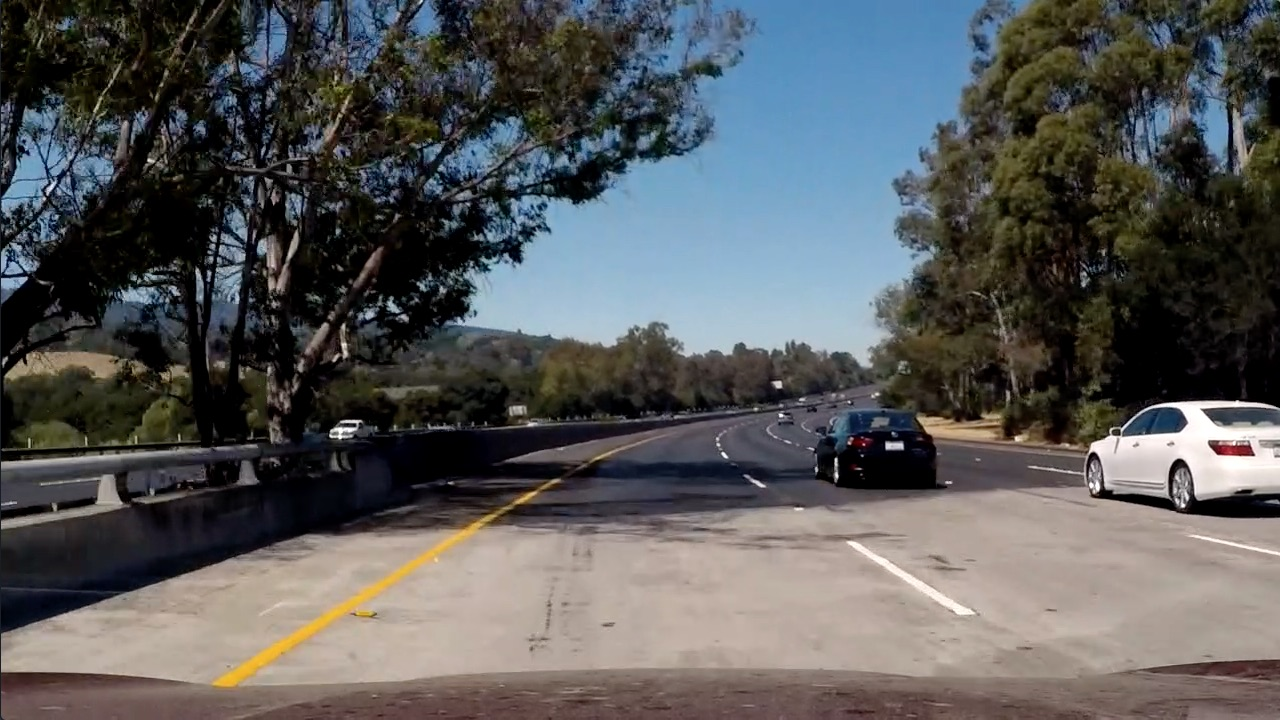
#> input picture 名企/week1/4/week1HomeWork/testImage/test5.jpg, 1280 x 720 px
$ jupyter execute --allow-errors week1homework.ipynb   (shell and % lines are left out)   (older library calls are emulated)
#> lines starting #> are read from the running program, lines starting #| are printed output that depends on the picture
#> further down, img is the input picture: shape (720, 1280, 3); mean B, G, R 89.8, 89.3, 88.5
[cell 1]
import cv2
import pandas
import matplotlib.pyplot as plt

## 作业1：下载tusimple数据集

直接在百度网盘上下载好了

## 作业2：完成相机标定与投射变换

#> (a cell that did not finish here is left out)

[cell 3]
# 相机标定使用 张正友标定法，参考链接：
# https://blog.csdn.net/qq_40369926/article/details/89251296
# https://blog.csdn.net/weixin_43842653/article/details/89288565?
# utm_medium=distribute.pc_relevant.none-task-blog-BlogCommendFromMachineLearnPai2-2.nonecase&depth_1-utm_source=distribute.
# pc_relevant.none-task-blog-BlogCommendFromMachineLearnPai2-2.nonecase
"""
相机校正
学会用棋盘格进行相机校正（张正友标定法）
熟悉opencv相关函数
cv2.findChessboardCorners
cv2.cornerSubPix
cv2.drawChessboardCorners
cv2.calibrateCamera
cv2.undistort
"""
import numpy as np
import cv2

def calibrate_camera():
    #每个校准图像映射到棋盘角的数量。注意棋盘角是棋盘的内角点，10 * 7个方框，其内角点个数为9 * 6
    # 共20张图片，故objPoints大小为 20 * 9 * 6
    objPoints = {
        1: (9, 6),
        2: (9, 6),
        3: (9, 6),
        4: (9, 6),
        5: (9, 6),
        6: (9, 6),
        7: (9, 6),
        8: (9, 6),
        9: (9, 6),
        10: (9, 6),
        11: (9, 6),
        12: (9, 6),
        13: (9, 6),
        14: (9, 6),
        15: (9, 6),
        16: (9, 6),
        17: (9, 6),
        18: (9, 6),
        19: (9, 6),
        20: (9, 6),
    }
    #目标点空间坐标
    obj3DList = []

    #图像中棋盘格中的2D点
    obj2DList = []

    for k in objPoints:
        nx, ny = objPoints[k]
        ######棋盘格对应3D坐标点，x为0-8， y为0-4（对应棋盘格横着9个点，纵着6个点）， z = 0
        obj = np.zeros((nx * ny, 3), np.float32)

        obj[:, :2] = np.mgrid[0: nx, 0: ny].T.reshape(-1, 2)

        fname = 'camera_cal_pic/calibration%s.jpg' % str(k)
        img = cv2.imread(fname)
        #将图像转换为灰度图
        gray = cv2.cvtColor(img, cv2.COLOR_BGR2GRAY)
        # size = gray.shape[::-1]
        ########查找角点，利用cv2.findChessboardCorners函数，函数返回
        ####ret：是否查找到； corners：角点坐标
        #####################填空1 （一行代码）#####################################
        # cv2.findChessboardCorners参数:灰度图像，内角点个数
        ret, corners = cv2.findChessboardCorners(gray, (nx, ny), None)

        #########################################################################

        if ret == True:
            obj3DList.append(obj)
            #利用cv2.cornerSubPix可以更精细的查找角点坐标，如果查找到了，用这个，没查找到用cv2.findChessboardCorners中找到的角点
            corners2 = cv2.cornerSubPix(gray, corners, (5, 5), (-1, -1), criteria=(cv2.TERM_CRITERIA_MAX_ITER | cv2.TERM_CRITERIA_EPS, 30, 0.001))
            if corners2.any():
                obj2DList.append(corners2)
            else:
                obj2DList.append(corners)
            #可以利用cv2.drawChessboardCorners显示每张图查找到的角点的坐标
            # cv2.drawChessboardCorners(img, (nx, ny), corners, ret)
            # cv2.imshow("img", img)
            # cv2.waitKey(0)
        else:
            print('Warning: ret = %s for %s' % (ret, fname))

    img = cv2.imread('testImage/straight_lines1.jpg')
    img_size = (img.shape[1], img.shape[0])
    #利用图像中2d点和空间3d点计算旋转和平移矩阵，函数使用cv2.calibrateCamera，返回mtx（相机内参矩阵）, dist（畸变矩阵）
    ################填空2（一行代码）################################################
    _, mtx, dist, _, _ = cv2.calibrateCamera(obj3DList, obj2DList, img_size, None, None)
    ##############################################################################


    return mtx, dist

#> (the rest of this cell did not finish here and is left out)

[cell 4]
plt.figure(figsize = (30, 30))
#> (the rest of this cell did not finish here and is left out)

[cell 5]
"""
投射变换
熟悉opencv相关函数

"""

import cv2
import numpy as np
import matplotlib.pyplot as plt


def perspective_transform(img):

    img_size = (img.shape[1], img.shape[0])

    src = np.float32(
        [[200, 720],
        [1100, 720],
        [595, 450],
        [685, 450]])

    dst = np.float32(
        [[300, 720],
        [980, 720],
        [300, 0],
        [980, 0]])

    ###########利用cv2.getPerspectiveTransform从原始src到dst点的矩阵m####################
    ###########利用cv2.getPerspectiveTransform从dst点到原始src的逆矩阵m####################

    ###########根据投射变换矩阵m， 利用cv2.warpPerspective函数将原图img转换成透射变换后的图wraped####################
    ###########根据投射变换逆矩阵m_inv， 将透射变换后的图wraped转换成原始图####################

    ###################################
    ############填空1（4行代码）###########################################################
    m = cv2.getPerspectiveTransform(src, dst)
    m_inv = cv2.getPerspectiveTransform(dst, src)
    warped = cv2.warpPerspective(img, m, img_size)
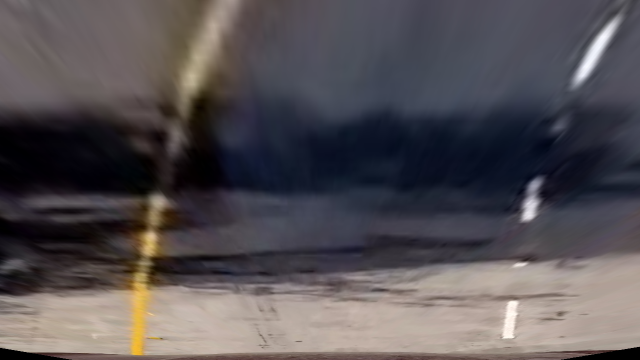
#> warped: shape (720, 1280, 3) (shown at 1/2 size); mean R, G, B 85.5, 80.5, 84
    unwarped = cv2.warpPerspective(warped, m_inv, img_size)
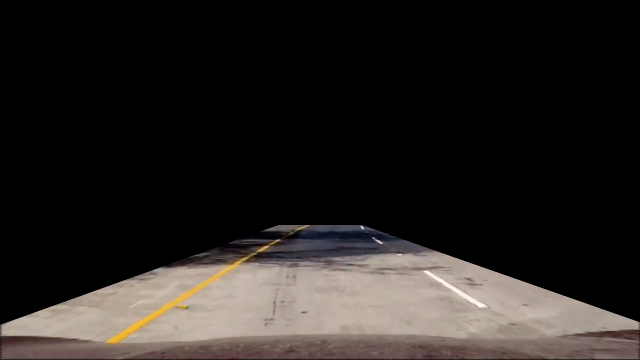
#> unwarped: shape (720, 1280, 3) (shown at 1/2 size); mean R, G, B 38.5, 34.5, 32.2


    #####################################################################################

    plt.figure(figsize = (30, 30))
    plt.title('calibration')
    plt.subplot(1, 3, 1)
    plt.imshow(img)
    plt.subplot(1, 3, 2)
    plt.imshow(warped)
    plt.subplot(1, 3, 3)
    plt.imshow(unwarped)
    plt.axis('off')
    return warped, unwarped, m, m_inv


img_file = './testImage/test5.jpg'
img = cv2.imread(img_file)
img = cv2.cvtColor(img, cv2.COLOR_BGR2RGB)

#########将img进行投射变换，返回投射变换后的图像，投射变换逆变换后的图像，投射变换矩阵和逆矩阵#######
#############填空2（1行代码）#########################################################

warped, unwarped, m, m_inv = perspective_transform(img)
#> m = [[-0.54, -1.5, 976.4], [0, -1.9, 857.1], [0, -0.00238, 1]]; m_inv = [[0.132, -0.799, 555.3], [0, -0.525, 450], [-2.16e-19, -0.00125, 1]]
#####################################################################################


plt.figure(figsize = (30, 30))
plt.title('perspective_transform')
plt.subplot(1, 3, 1)
plt.imshow(img)
plt.subplot(1, 3, 2)
plt.imshow(warped)
plt.subplot(1, 3, 3)
plt.imshow(unwarped)
plt.axis('off')

## 作业3:对tusimple里面的数据集做数据增强操作

[cell 6]
# 首先修改当前工作目录至tusimple数据集文件夹
import os
os.chdir('G:\\车道线数据集\\tusimple')

[cell 7]
import cv2
import json
import numpy as np

train_file_path = './train_set'#指定文件所在路径
filetype ='.json'#指定文件类型
def get_filename(path,filetype):
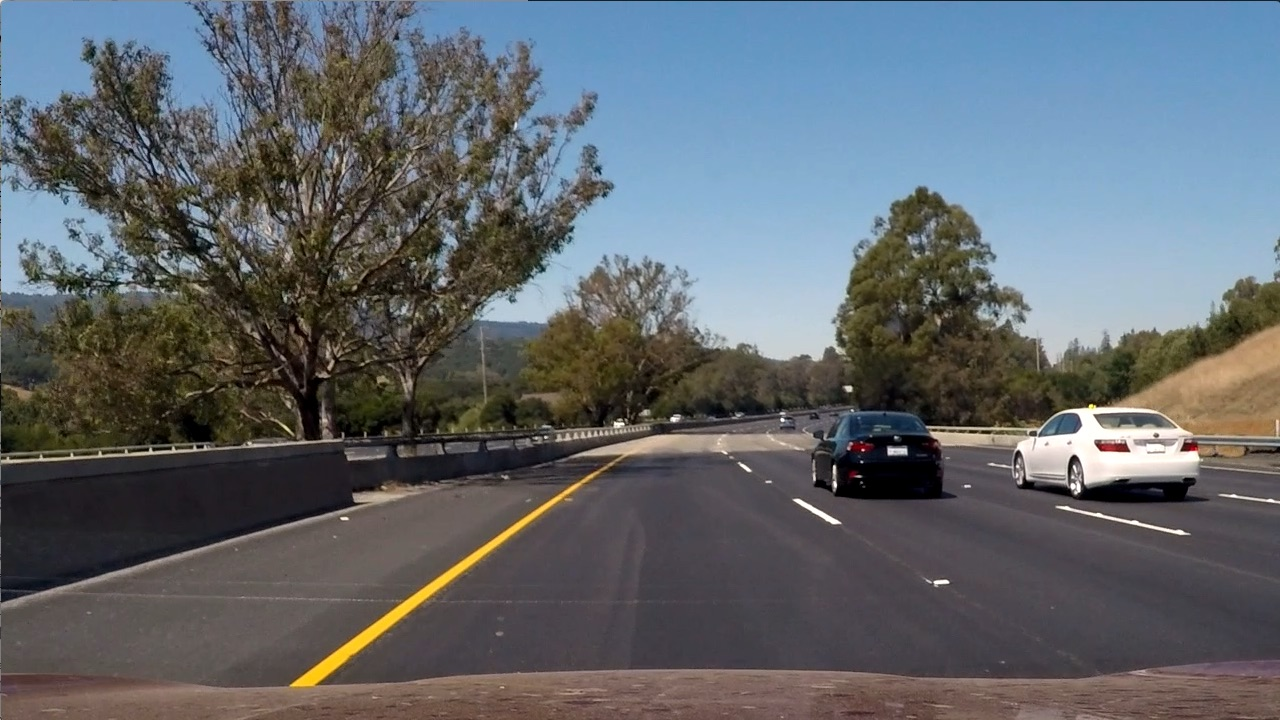
#> input picture 名企/week1/4/week1HomeWork/testImage/test6.jpg, 1280 x 720 px
#> further down, img is the input picture: shape (720, 1280, 3); mean B, G, R 107.9, 102.6, 97
    name =[]
    final_name = []
    for root,dirs,files in os.walk(path):
        for i in files:
            if filetype in i:
                name.append(i.replace(filetype,''))#生成不带‘.json’后缀的文件名组成的列表
    final_name = [item +'.json' for item in name]#生成‘.json’后缀的文件名组成的列表
    return final_name#输出由有‘.json’后缀的文件名组成的列表

file_list = get_filename(train_file_path, filetype)
print(file_list)

[cell 8]
# 将工作目录改变为tusimple存放的目录，以此来实现数据倍增操作
os.chdir('G:\\车道线数据集\\tusimple\\train_set')
image_num=0
# 获取图片本身，图片的二值化标注和图片的车道线实例
# [31 lines left out: function get_image_binary_instance, not called in this run]

for filename in file_list:
    image_num = get_image_binary_instance(filename, image_num)

此时binary文件夹里面放的是binary二值标注文件，instance文件夹里放的是每条车道线的实例标注（就是不同的车道线用不同的灰度级标注），image里面放的是原图。
我们现在要做数据倍增操作，如果是普通的剪切，旋转，缩放，拉伸等操作，只需将原图与标注做同一的变换即可。如果是用cutout，mixup，mosaic等数据倍增操作，也还是将图片与标注进行同样的操作。毕竟此时标注与图片都是一一对应，大小相同的图片。

[cell 9]
# 改变图片的hsv,这个不需要对标注进行操作
# [38 lines left out: functions augment_hsv, rotate, not called in this run]

# 缩放操作
def resize(img, ratio):
    return cv2.resize(img, None, fx=ratio,fy=ratio,interpolation=cv2.INTER_CUBIC)

# 翻转操作
import math
def flip(img, target):
    return cv2.flip(img, target)

# 一般的旋转，缩放等操作,这些操作需要在原图和标注上同时运行一次
# [20 lines left out: function common_augment, not called in this run]

[cell 10]
# 上面是一些常见的随机操作，还有cutout，mixup，mosaic三种数据增强方法，等作业交了再修改吧

#> (a cell that did not finish here is left out)

## 4.用传统方法进行车道线检测

[cell 12]
# 再将工作目录改为当前完成作业的目录
os.chdir('E:\\Aftergraduate\\study\\开课吧\\cv名企实训\\课后代码\\week1HomeWork\\week1HomeWork')

[cell 13]
"""
图像阈值变换

"""

import cv2
import numpy as np
import matplotlib.pyplot as plt

src = np.float32([[200, 720], [1100, 720], [595, 450], [685, 450]])
dst = np.float32([[300, 720], [980, 720], [300, 0], [980, 0]])
m_inv = cv2.getPerspectiveTransform(dst, src)
m = cv2.getPerspectiveTransform(src, dst)


def abs_sobel_threshold(img, orient='x', thresh_min=2, thresh_max=100000):

    ###利用X，y方向上sobel，二值化图像######
    gray = cv2.cvtColor(img, cv2.COLOR_RGB2GRAY)
    if orient == 'x':
        abs_sobel = np.absolute(cv2.Sobel(gray, cv2.CV_64F, 1, 0))
    if orient == 'y':
        ########参考求x方向的sobel算子，计算y方向上sobel算子#######
        #############填空1 （1行代码）########################
        abs_sobel = np.absolute(cv2.Sobel(gray, cv2.CV_64F, 0, 1))
        #############填空1 （1行代码）########################


    scaled_sobel = np.uint8(255 * abs_sobel / np.max(abs_sobel))
    binary_output = np.zeros_like(scaled_sobel)

    #############二值图像，大于最小阈值并且小于最大阈值的区间置为255， 其余为0，可通过修改最大最小值查看差异######
    ##############填空2（1行代码）########################
    binary_output[(scaled_sobel >= thresh_min) & (scaled_sobel <= thresh_max)] = 255
    #############填空2 （1行代码）########################

    return binary_output


def mag_threshold(img, sobel_kernel=3, mag_threshold=(20, 1000)):
#> called with sobel_kernel = 3, mag_threshold = (20, 1000)
    gray = cv2.cvtColor(img, cv2.COLOR_RGB2GRAY)
    sobelx = cv2.Sobel(gray, cv2.CV_64F, 1, 0, ksize=sobel_kernel)
    sobely = cv2.Sobel(gray, cv2.CV_64F, 0, 1, ksize=sobel_kernel)
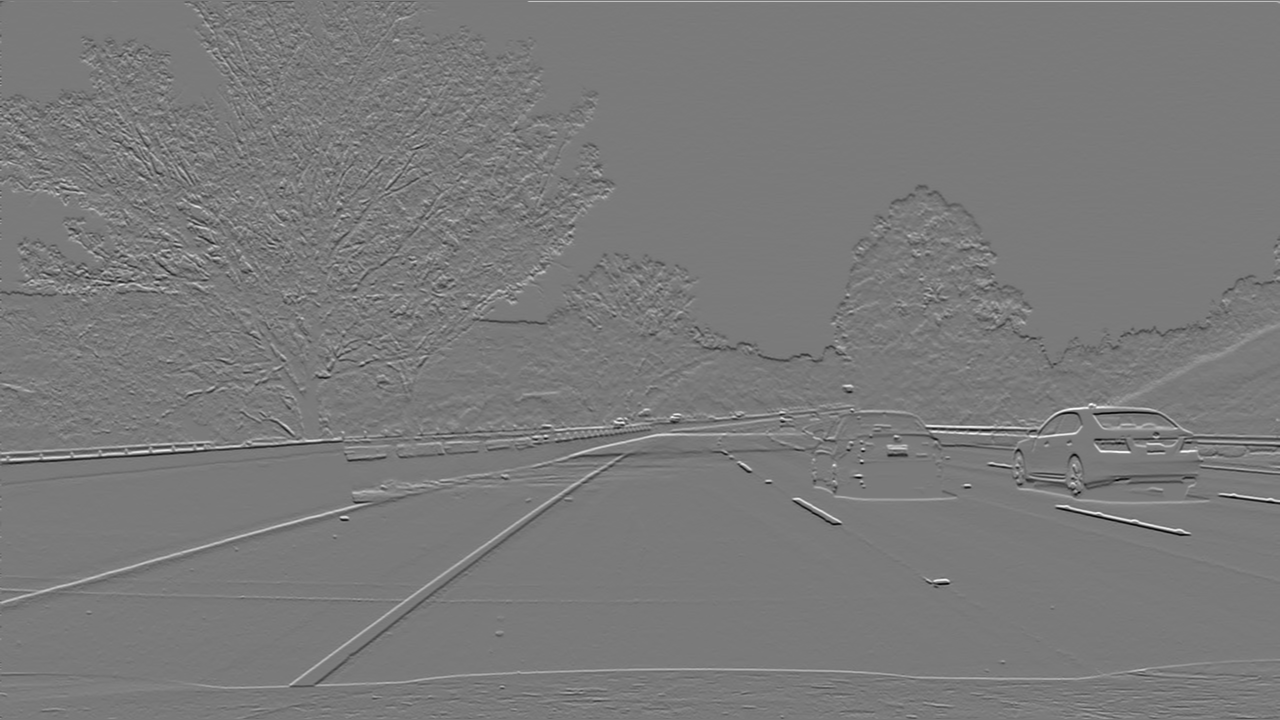
#> sobely: shape (720, 1280) float64; min -740, max 800, mean -0.1; drawn with min black and max white

    ########根据x方向的sobel算子和y方向上sobel算子，计算梯度，公式为sqrt（x^2 + y ^2）#######
    #############填空3 （1行代码）########################
    gradmag = np.sqrt(sobelx ** 2 + sobely ** 2)

    #############填空3 （1行代码）########################
    scale_factor = np.max(gradmag) / 255
#> scale_factor = 3.5
#> (the rest of the program and of its run is left out)
